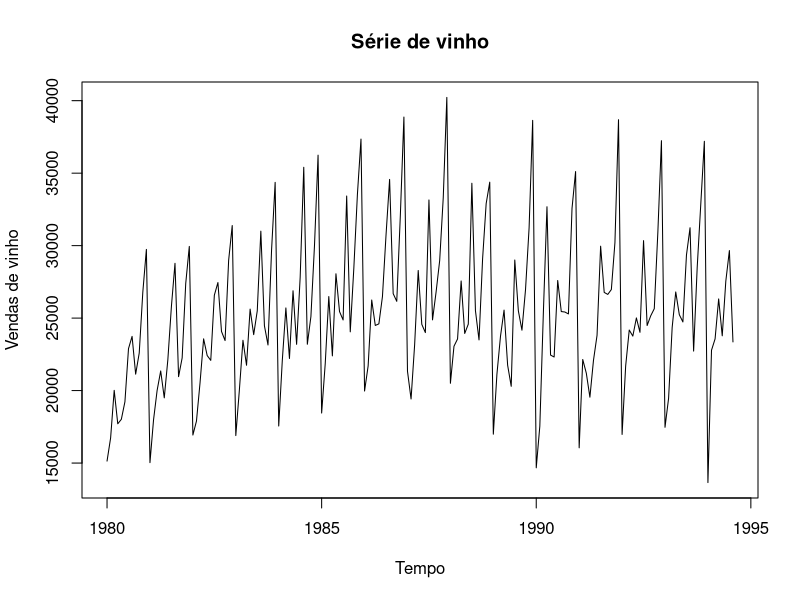
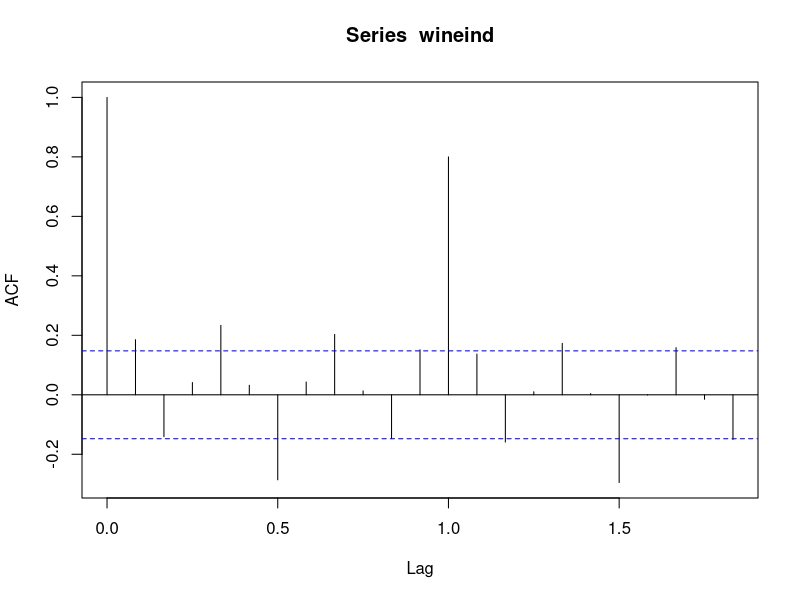
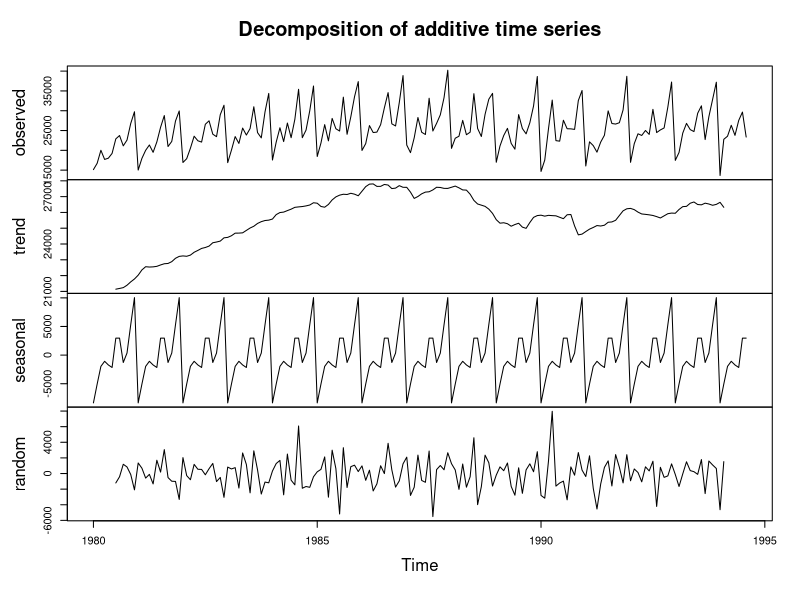
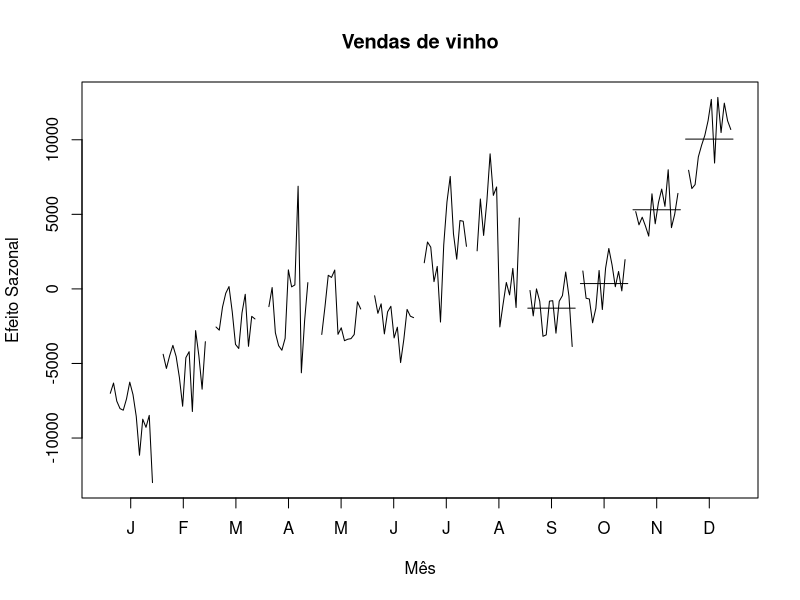
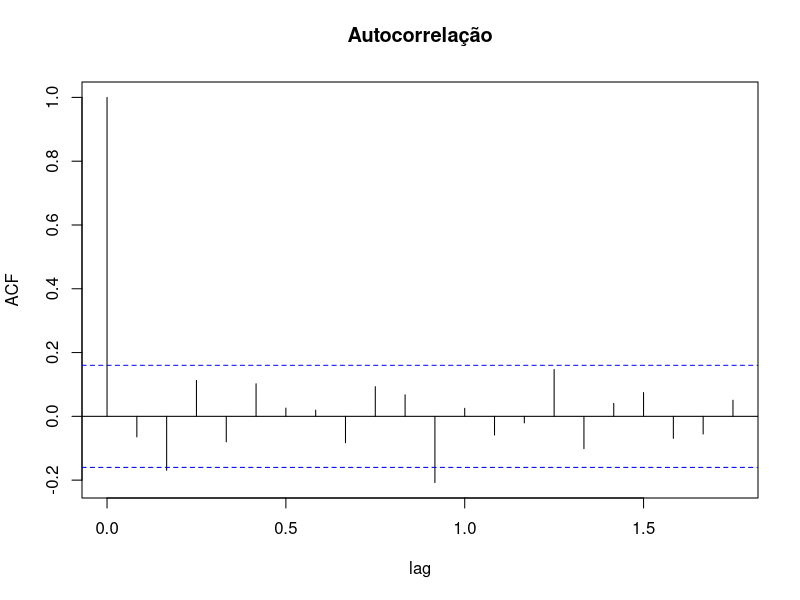
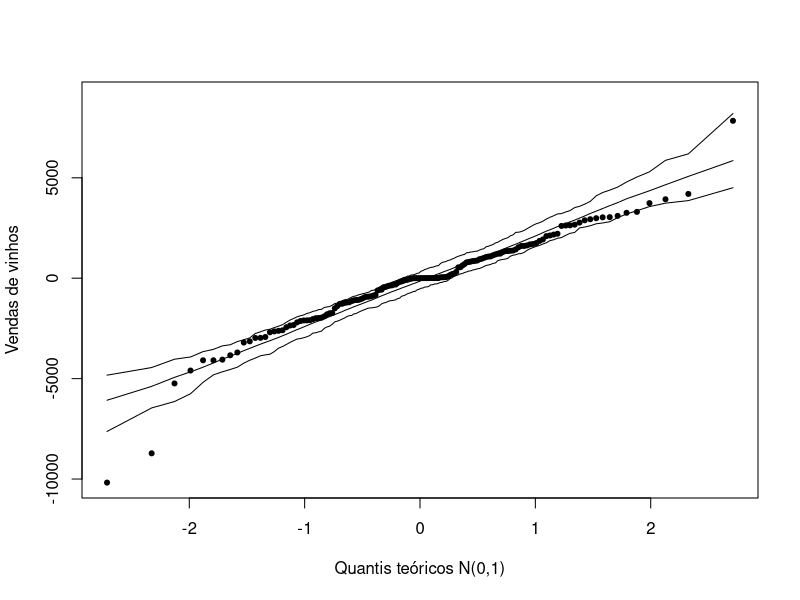
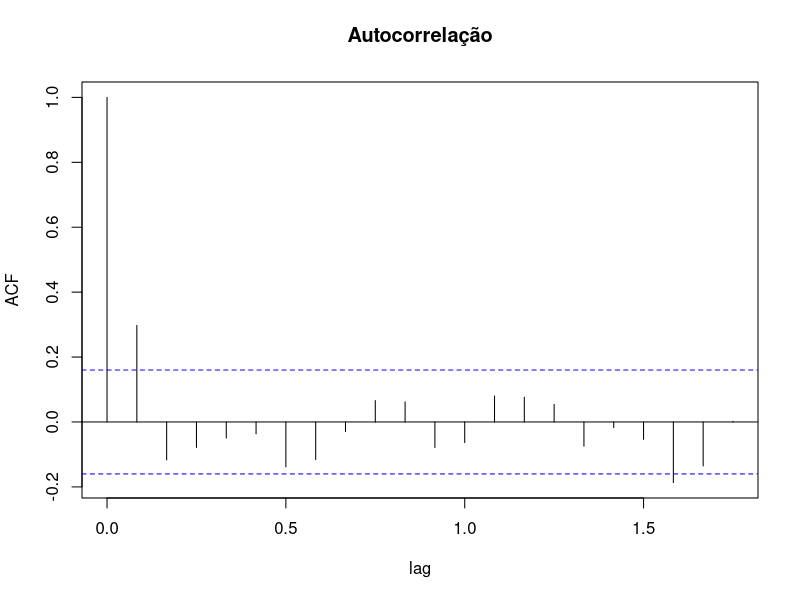
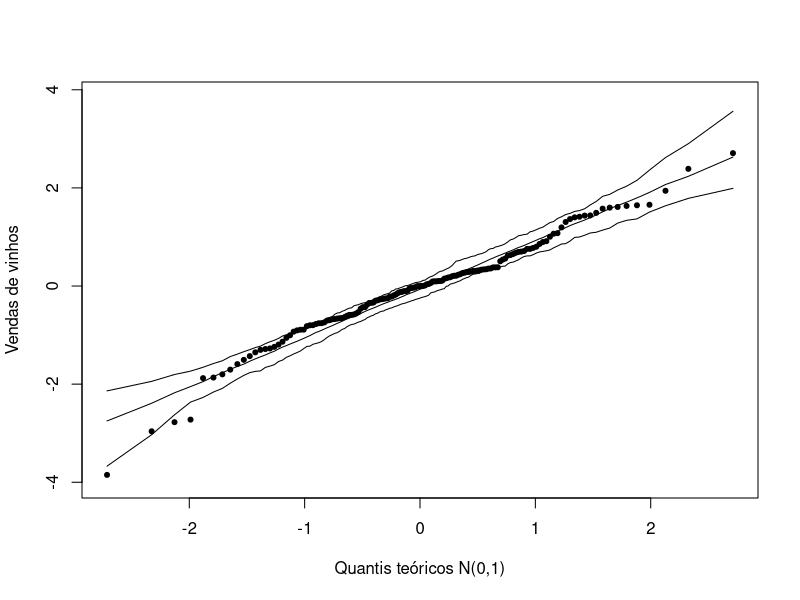

The R source for these figures, in order:
## ---- chunk 1
knitr::opts_chunk$set(echo = TRUE)
## ---- chunk 2
# Pacotes utilizados

# É importante destacar que para este projeto funcionar, há a necessidade de instalar os pacotes abaixo, utilizando o comando install.package('nome do pacote').

library(forecast) # Fazer previsão
library(MLmetrics) # Calcular a métrica MAPE
library(knitr) # Farmatar tabela em formato Mardown

# Carregado o conjunto de dados extraídos do pacote forecast

data('wineind')

wineind

## ---- chunk 3
# Gráfico da série temporal 
ts.plot(wineind, xlab = 'Tempo', ylab = 'Vendas de vinho', main='Série de vinho' )

## ---- chunk 4
acf(wineind)
## ---- chunk 5
# Decomposição da série temporal de vinho em tendencia, sazonalidade e ruido
dec <- decompose(wineind)

plot(dec)

## ---- chunk 6

 vinho_saz <- wineind - dec$trend

 monthplot(vinho_saz, ylab= "Efeito Sazonal", xlab="Mês", 
          main ="Vendas de vinho")

## ---- chunk 7
# splitando os dados em treino e teste

train <- wineind[1:150]
test <- wineind[151:176]

## ---- chunk 8

# Transformando os dados de train em objeto do tipo ts 

tswineind<-ts(train, start=c(1980,1), frequency=12)

# Utilizando a funçao auto.arima para identificar o 'melhor' modelo para a série temporal de vinhos 

tswineindbest <- auto.arima(tswineind,approximation = FALSE)

# Modelo escolhido ARIMA(0,1,1)(0,1,1)[12] 

tswineindbest

# Utitlizando o modelo de Espaço de Estados

fit_BSM <- StructTS(tswineind, "BSM")
fit_BSM$coef

## ---- chunk 9
# Análise de Resíduos do Modelo Arima

res <- tswineindbest$residuals

# Gráfico de ACF
acf(tswineindbest$residuals, main = 'Autocorrelação', xlab = 'lag')

# Calculando o gráfico de envelope para distribuição normal 

n <- length(res)
xb <- mean(res) # mu
sx <- sd(res) # sigma

## 2. Gráfico QQ com envelope
nsim <- 100 # Número de simulações
conf <- 0.95 # Coef. de confiança
# Dados simulados ~ normal
dadossim <- matrix(rnorm(n * nsim, mean = xb, sd = sx), nrow = n)
dadossim <- apply(dadossim, 2, sort)
# Limites da banda e média
infsup <- apply(dadossim, 1, quantile, probs = c((1 - conf) / 2,
                                                 (1 + conf) / 2))
xbsim <- rowMeans(dadossim)
# Gráfico
faixay <- range(res, dadossim)
qq0 <- qqnorm(res, main = "", xlab = "Quantis teóricos N(0,1)", pch = 20,
              ylab = "Vendas de vinhos", ylim = faixay)
eixox <- sort(qq0$x)
lines(eixox, xbsim)
lines(eixox, infsup[1,])
lines(eixox, infsup[2,])

## ---- chunk 10
# Análise de Resíduos do modelo de espaço de Estados

res <- fit_BSM$residuals

# Gráfico de ACF

acf(fit_BSM$residuals, main = 'Autocorrelação', xlab = 'lag')

# Calculando o gráfico de envelope para distribuição normal 

n <- length(res)
xb <- mean(res) # mu
sx <- sd(res) # sigma

## 2. Gráfico QQ com envelope
nsim <- 100 # Número de simulações
conf <- 0.95 # Coef. de confiança
# Dados simulados ~ normal
dadossim <- matrix(rnorm(n * nsim, mean = xb, sd = sx), nrow = n)
dadossim <- apply(dadossim, 2, sort)
# Limites da banda e média
infsup <- apply(dadossim, 1, quantile, probs = c((1 - conf) / 2,
                                                 (1 + conf) / 2))
xbsim <- rowMeans(dadossim)
# Gráfico
faixay <- range(res, dadossim)
qq0 <- qqnorm(res, main = "", xlab = "Quantis teóricos N(0,1)", pch = 20,
              ylab = "Vendas de vinhos", ylim = faixay)
eixox <- sort(qq0$x)
lines(eixox, xbsim)
lines(eixox, infsup[1,])
lines(eixox, infsup[2,])

## ---- chunk 11
# Previsão dos 26 meses do conjunto de dados teste

prev <-forecast(tswineindbest, 26)

prev_BSM <-forecast(fit_BSM, 26)

plot(1:26, test, type = 'l', xlab="Mês", ylab = "Vendas de vinho", main = "Previsão dos modelos" )
lines(1:26, prev$mean, col =2)
lines(1:26,prev_BSM$mean, col=3)
legend("top",c("Teste","Arima", 'MEE'), col=1:3, lty=1, bty="n")
## ---- chunk 12
# Gráfico de previsão considerando os dados de treino e a previsão do modelo Arima
plot(prev)

# Gráfico de previsão considerando os dados de treino e a previsão do modelo de espaço de estados
plot(prev_BSM)

## ---- chunk 13
# Tabela contendo os valores previstos pelo modelo Arima e o valor real (dados teste)
previsao <- data.frame(prev, test, prev_BSM$mean )
previsao <- previsao[,c(6, 1,7)]
names(previsao) <- c('Teste', 'Arima', 'MEE')
kable(previsao, format = "markdown")

## ---- chunk 14
# Calculando a métrica MAPE e MSE para os modelos 

100*MAPE(prev$mean, test)
100*MAPE(prev_BSM$mean, test)

MSE(prev$mean, test)
MSE(prev_BSM$mean, test)

# Vejo que a porcentagem do erro médio do modelo Arima considerado aqui é de 6% e do modelo de espaço de estados é 7, em outras palavras, o MAPE estão próximos entre os valores


## ---- chunk 15
# Utilizando o modelo Arima (0,1,1)(0,1,1)12 para a produção.

modelo <- arima(wineind, order = c(0,1,1), seasonal = c(0,1,1))

# Realizando previsão para os próximos 16 meses 

previsão <- forecast(modelo, 16)

kable(previsão, format = "markdown")
